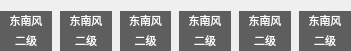
  <widget class="QWidget" name="widget_WindType" native="true">
   <property name="geometry">
    <rect>
     <x>10</x>
     <y>680</y>
     <width>351</width>
     <height>51</height>
    </rect>
   </property>
   <layout class="QGridLayout" name="gridLayout_5">
    <property name="leftMargin">
     <number>0</number>
    </property>
    <property name="rightMargin">
     <number>0</number>
    </property>
    <property name="bottomMargin">
     <number>0</number>
    </property>
    <property name="horizontalSpacing">
     <number>8</number>
    </property>
    <property name="verticalSpacing">
     <number>0</number>
    </property>
    <item row="0" column="0">
     <widget class="QLabel" name="label_win1">
      <property name="styleSheet">
       <string notr="true">color: rgb(255, 255, 255);
background-color: rgb(94, 94, 94);</string>
      </property>
      <property name="text">
       <string>&lt;html&gt;&lt;head/&gt;&lt;body&gt;&lt;p&gt;&lt;span style=&quot; font-size:8pt;&quot;&gt;东南风&lt;/span&gt;&lt;/p&gt;&lt;/body&gt;&lt;/html&gt;</string>
      </property>
      <property name="alignment">
       <set>Qt::AlignmentFlag::AlignCenter</set>
      </property>
     </widget>
    </item>
    <item row="0" column="1">
     <widget class="QLabel" name="label_win2">
      <property name="styleSheet">
       <string notr="true">color: rgb(255, 255, 255);background-color: rgb(94, 94, 94);</string>
      </property>
      <property name="text">
       <string>&lt;html&gt;&lt;head/&gt;&lt;body&gt;&lt;p&gt;&lt;span style=&quot; font-size:8pt;&quot;&gt;东南风&lt;/span&gt;&lt;/p&gt;&lt;/body&gt;&lt;/html&gt;</string>
      </property>
      <property name="alignment">
       <set>Qt::AlignmentFlag::AlignCenter</set>
      </property>
     </widget>
    </item>
    <item row="0" column="2">
     <widget class="QLabel" name="label_win3">
      <property name="styleSheet">
       <string notr="true">color: rgb(255, 255, 255);background-color: rgb(94, 94, 94);</string>
      </property>
      <property name="text">
       <string>&lt;html&gt;&lt;head/&gt;&lt;body&gt;&lt;p&gt;&lt;span style=&quot; font-size:8pt;&quot;&gt;东南风&lt;/span&gt;&lt;/p&gt;&lt;/body&gt;&lt;/html&gt;</string>
      </property>
      <property name="alignment">
       <set>Qt::AlignmentFlag::AlignCenter</set>
      </property>
     </widget>
    </item>
    <item row="0" column="3">
     <widget class="QLabel" name="label_win4">
      <property name="styleSheet">
       <string notr="true">color: rgb(255, 255, 255);background-color: rgb(94, 94, 94);</string>
      </property>
      <property name="text">
       <string>&lt;html&gt;&lt;head/&gt;&lt;body&gt;&lt;p&gt;&lt;span style=&quot; font-size:8pt;&quot;&gt;东南风&lt;/span&gt;&lt;/p&gt;&lt;/body&gt;&lt;/html&gt;</string>
      </property>
      <property name="alignment">
       <set>Qt::AlignmentFlag::AlignCenter</set>
      </property>
     </widget>
    </item>
    <item row="0" column="4">
     <widget class="QLabel" name="label_win5">
      <property name="styleSheet">
       <string notr="true">color: rgb(255, 255, 255);background-color: rgb(94, 94, 94);</string>
      </property>
      <property name="text">
       <string>&lt;html&gt;&lt;head/&gt;&lt;body&gt;&lt;p&gt;&lt;span style=&quot; font-size:8pt;&quot;&gt;东南风&lt;/span&gt;&lt;/p&gt;&lt;/body&gt;&lt;/html&gt;</string>
      </property>
      <property name="alignment">
       <set>Qt::AlignmentFlag::AlignCenter</set>
      </property>
     </widget>
    </item>
    <item row="0" column="5">
     <widget class="QLabel" name="label_win6">
      <property name="styleSheet">
       <string notr="true">color: rgb(255, 255, 255);background-color: rgb(94, 94, 94);</string>
      </property>
      <property name="text">
       <string>&lt;html&gt;&lt;head/&gt;&lt;body&gt;&lt;p&gt;&lt;span style=&quot; font-size:8pt;&quot;&gt;东南风&lt;/span&gt;&lt;/p&gt;&lt;/body&gt;&lt;/html&gt;</string>
      </property>
      <property name="alignment">
       <set>Qt::AlignmentFlag::AlignCenter</set>
      </property>
     </widget>
    </item>
    <item row="1" column="0">
     <widget class="QLabel" name="label_winsp1">
      <property name="styleSheet">
       <string notr="true">color: rgb(255, 255, 255);
background-color: rgb(94, 94, 94);</string>
      </property>
      <property name="text">
       <string>&lt;html&gt;&lt;head/&gt;&lt;body&gt;&lt;p&gt;&lt;span style=&quot; font-size:8pt;&quot;&gt;二级&lt;/span&gt;&lt;/p&gt;&lt;/body&gt;&lt;/html&gt;</string>
      </property>
      <property name="alignment">
       <set>Qt::AlignmentFlag::AlignCenter</set>
      </property>
     </widget>
    </item>
    <item row="1" column="1">
     <widget class="QLabel" name="label_winsp2">
      <property name="styleSheet">
       <string notr="true">color: rgb(255, 255, 255);background-color: rgb(94, 94, 94);</string>
      </property>
      <property name="text">
       <string>&lt;html&gt;&lt;head/&gt;&lt;body&gt;&lt;p&gt;&lt;span style=&quot; font-size:8pt;&quot;&gt;二级&lt;/span&gt;&lt;/p&gt;&lt;/body&gt;&lt;/html&gt;</string>
      </property>
      <property name="alignment">
       <set>Qt::AlignmentFlag::AlignCenter</set>
      </property>
     </widget>
    </item>
    <item row="1" column="2">
     <widget class="QLabel" name="label_winsp3">
      <property name="styleSheet">
       <string notr="true">color: rgb(255, 255, 255);background-color: rgb(94, 94, 94);</string>
      </property>
      <property name="text">
       <string>&lt;html&gt;&lt;head/&gt;&lt;body&gt;&lt;p&gt;&lt;span style=&quot; font-size:8pt;&quot;&gt;二级&lt;/span&gt;&lt;/p&gt;&lt;/body&gt;&lt;/html&gt;</string>
      </property>
      <property name="alignment">
       <set>Qt::AlignmentFlag::AlignCenter</set>
      </property>
     </widget>
    </item>
    <item row="1" column="3">
     <widget class="QLabel" name="label_winsp4">
      <property name="styleSheet">
       <string notr="true">color: rgb(255, 255, 255);background-color: rgb(94, 94, 94);</string>
      </property>
      <property name="text">
       <string>&lt;html&gt;&lt;head/&gt;&lt;body&gt;&lt;p&gt;&lt;span style=&quot; font-size:8pt;&quot;&gt;二级&lt;/span&gt;&lt;/p&gt;&lt;/body&gt;&lt;/html&gt;</string>
      </property>
      <property name="alignment">
       <set>Qt::AlignmentFlag::AlignCenter</set>
      </property>
     </widget>
    </item>
    <item row="1" column="4">
     <widget class="QLabel" name="label_winsp5">
      <property name="styleSheet">
       <string notr="true">color: rgb(255, 255, 255);background-color: rgb(94, 94, 94);</string>
      </property>
      <property name="text">
       <string>&lt;html&gt;&lt;head/&gt;&lt;body&gt;&lt;p&gt;&lt;span style=&quot; font-size:8pt;&quot;&gt;二级&lt;/span&gt;&lt;/p&gt;&lt;/body&gt;&lt;/html&gt;</string>
      </property>
      <property name="alignment">
       <set>Qt::AlignmentFlag::AlignCenter</set>
      </property>
     </widget>
    </item>
    <item row="1" column="5">
     <widget class="QLabel" name="label_winsp6">
      <property name="styleSheet">
       <string notr="true">color: rgb(255, 255, 255);background-color: rgb(94, 94, 94);</string>
      </property>
      <property name="text">
       <string>&lt;html&gt;&lt;head/&gt;&lt;body&gt;&lt;p&gt;&lt;span style=&quot; font-size:8pt;&quot;&gt;二级&lt;/span&gt;&lt;/p&gt;&lt;/body&gt;&lt;/html&gt;</string>
      </property>
      <property name="alignment">
       <set>Qt::AlignmentFlag::AlignCenter</set>
      </property>
     </widget>
    </item>
   </layout>
  </widget>
